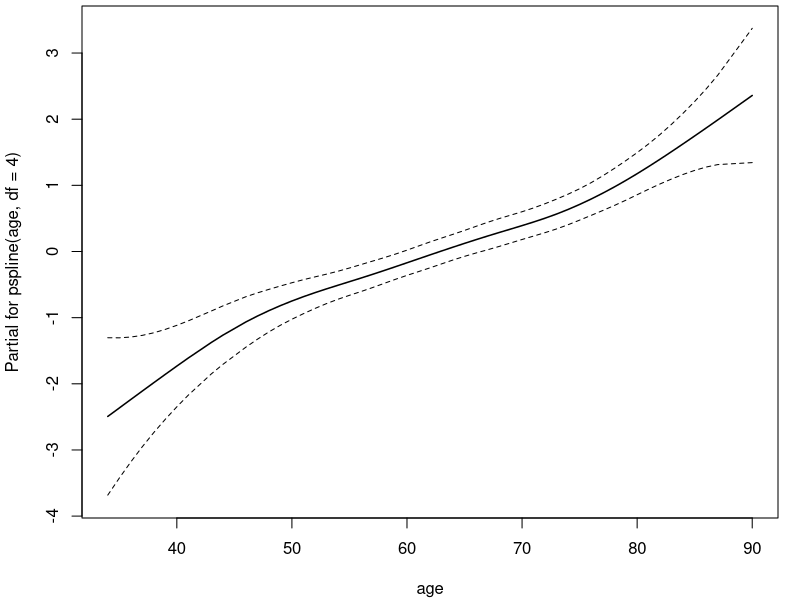
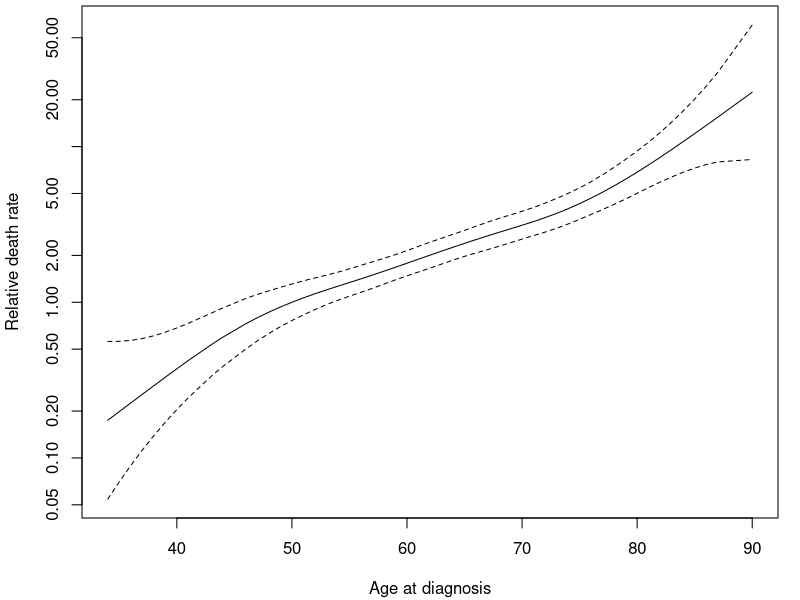
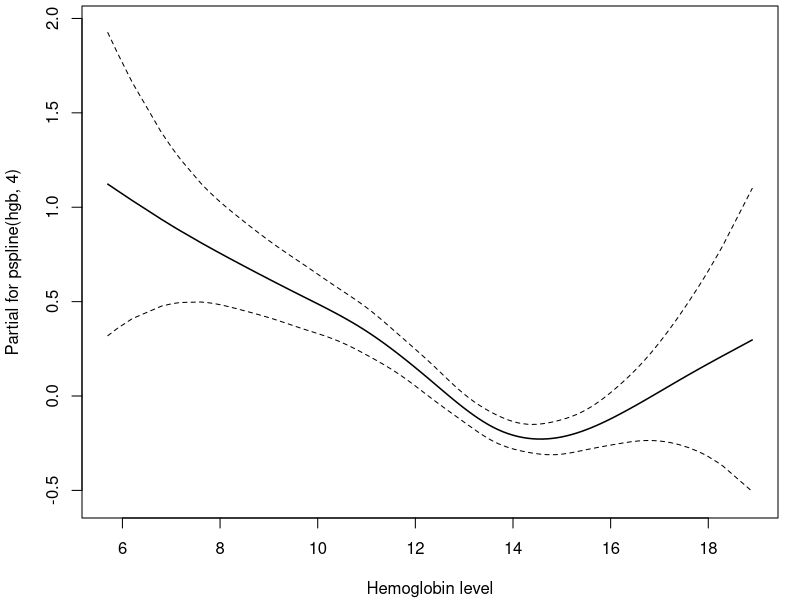
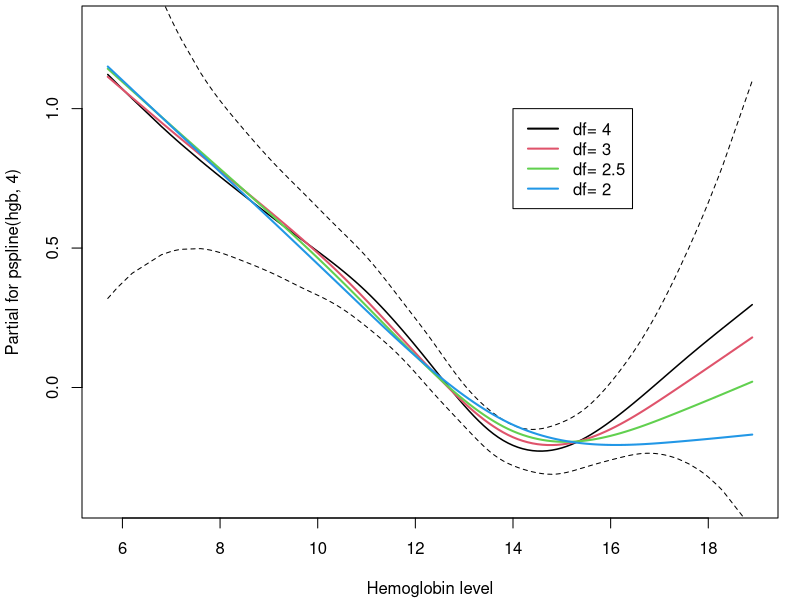
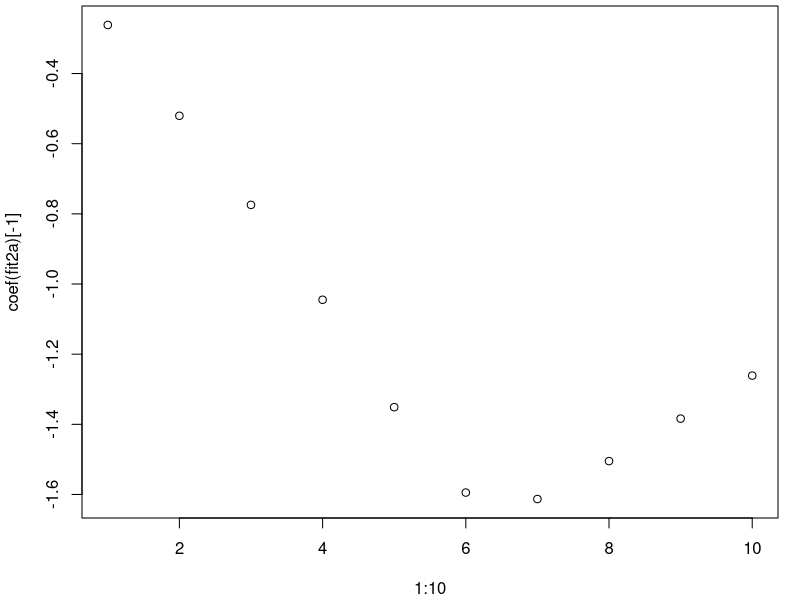
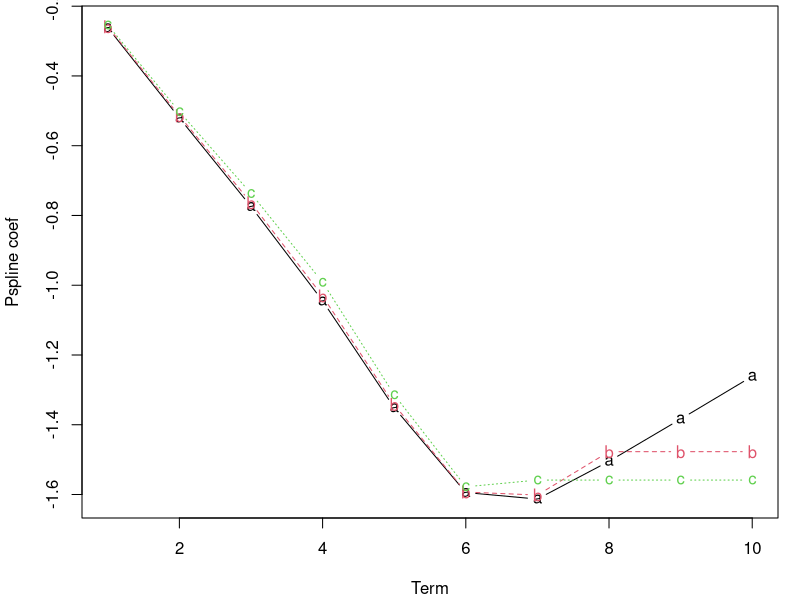
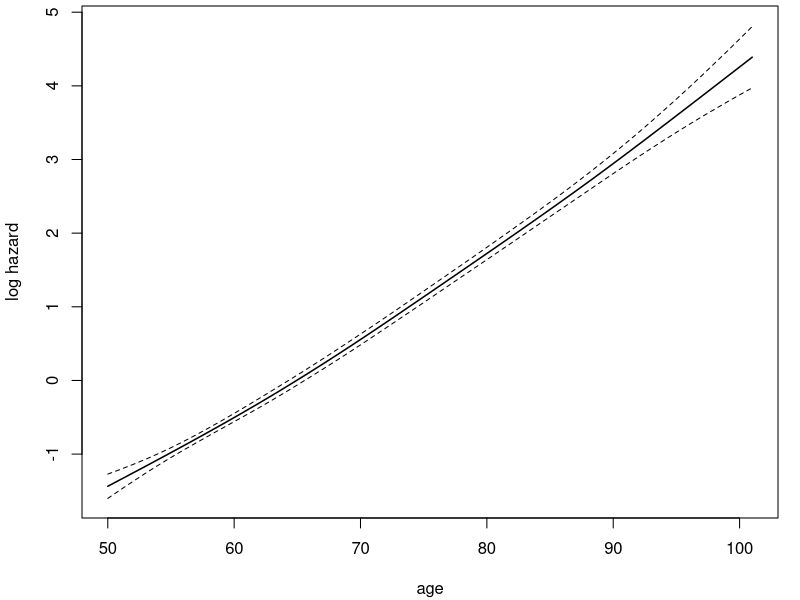
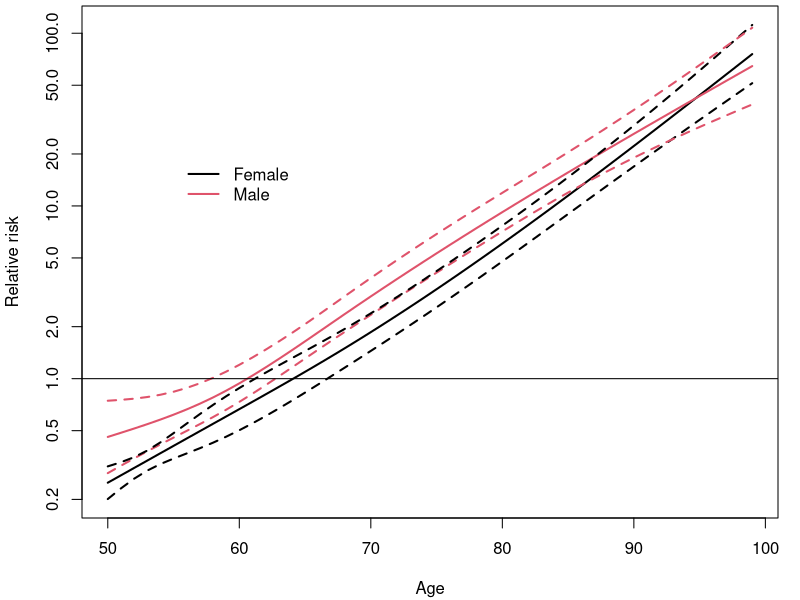

Write the R code that produced these figures, in order.
#!/usr/bin/r

### R code from vignette source 'splines.Rnw'

###################################################
### code chunk number 1: splines.Rnw:21-25
###################################################
options(continue="  ", width=60)
options(SweaveHooks=list(fig=function() par(mar=c(4.1, 4.1, .3, 1.1))))
pdf.options(pointsize=8) #text in graph about the same as regular text
options(contrasts=c("contr.treatment", "contr.poly")) #reset default


###################################################
### code chunk number 2: mplot
###################################################
getOption("SweaveHooks")[["fig"]]()
require(survival)
mfit <- coxph(Surv(futime, death) ~ sex + pspline(age, df=4), data=mgus)
mfit
termplot(mfit, term=2, se=TRUE, col.term=1, col.se=1)


###################################################
### code chunk number 3: mplot2
###################################################
ptemp <- termplot(mfit, se=TRUE, plot=FALSE)
attributes(ptemp)
ptemp$age[1:4,]


###################################################
### code chunk number 4: mplot3
###################################################
getOption("SweaveHooks")[["fig"]]()
ageterm <- ptemp$age  # this will be a data frame
center <- with(ageterm, y[x==50])
ytemp <- ageterm$y + outer(ageterm$se, c(0, -1.96, 1.96), '*')
matplot(ageterm$x, exp(ytemp - center), log='y',
        type='l', lty=c(1,2,2), col=1, 
        xlab="Age at diagnosis", ylab="Relative death rate")


###################################################
### code chunk number 5: hgb
###################################################
getOption("SweaveHooks")[["fig"]]()
fit <- coxph(Surv(futime, death) ~ age + pspline(hgb, 4), mgus2)
fit
termplot(fit, se=TRUE, term=2, col.term=1, col.se=1,
         xlab="Hemoglobin level")


###################################################
### code chunk number 6: df
###################################################
getOption("SweaveHooks")[["fig"]]()
termplot(fit, se=TRUE, col.term=1, col.se=1, term=2,
         xlab="Hemoglobin level", ylim=c(-.4, 1.3))
df <- c(3, 2.5, 2)
for (i in 1:3) {
  tfit <- coxph(Surv(futime, death) ~ age + 
                  pspline(hgb, df[i], nterm=8), mgus2)
  temp <- termplot(tfit, se=FALSE, plot=FALSE, term=2)
  lines(temp$hgb$x, temp$hgb$y, col=i+1, lwd=2)
}
legend(14, 1, paste("df=", c(4, df)), lty=1, col=1:4, lwd=2)


###################################################
### code chunk number 7: fit2a
###################################################
getOption("SweaveHooks")[["fig"]]()
fit2a <- coxph(Surv(futime, death) ~ age + pspline(hgb, 2.5, nterm=8), mgus2)
coef(fit2a)
plot(1:10, coef(fit2a)[-1])


###################################################
### code chunk number 8: fit2b
###################################################
getOption("SweaveHooks")[["fig"]]()
temp <- c(1:7, 8,8,8)
fit2b <- coxph(Surv(futime, death) ~ age + 
                 pspline(hgb, 2.5, nterm=8, combine=temp), 
               data= mgus2)
temp2 <- c(1:6, 7,7,7,7)
fit2c <- coxph(Surv(futime, death) ~ age + 
                 pspline(hgb, 2.5, nterm=8, combine=temp2), 
               data= mgus2)
matplot(1:10, cbind(coef(fit2a)[-1], coef(fit2b)[temp+1], 
                    coef(fit2c)[temp2+1]), type='b', pch='abc',
        xlab="Term", ylab="Pspline coef")


###################################################
### code chunk number 9: fit1
###################################################
getOption("SweaveHooks")[["fig"]]()
options(show.signif.stars=FALSE) # display intelligence
fit1 <- coxph(Surv(futime, death) ~ sex + pspline(age, 3), data=flchain)
fit1
termplot(fit1, term=2, se=TRUE, col.term=1, col.se=1,
         ylab="log hazard")


###################################################
### code chunk number 10: nfit
###################################################
options(show.signif.stars=FALSE)  # display statistical intellegence
require(splines, quietly=TRUE)
nfit1 <- coxph(Surv(futime, death) ~ sex + age, flchain)
nfit2 <- coxph(Surv(futime, death) ~ sex + ns(age, df=3), flchain)
nfit3 <- coxph(Surv(futime, death) ~ sex * ns(age, df=3), flchain)
anova(nfit1, nfit2, nfit3)


###################################################
### code chunk number 11: nfit2
###################################################
getOption("SweaveHooks")[["fig"]]()
pdata <- expand.grid(age= 50:99, sex=c("F", "M"))
pdata[1:5,]

ypred <- predict(nfit3, newdata=pdata, se=TRUE)
yy <- ypred$fit + outer(ypred$se, c(0, -1.96, 1.96), '*')
matplot(50:99, exp(matrix(yy, ncol=6)), type='l', lty=c(1,1,2,2,2,2),
        lwd=2, col=1:2, log='y',
        xlab="Age", ylab="Relative risk")
legend(55, 20, c("Female", "Male"), lty=1, lwd=2, col=1:2, bty='n')
abline(h=1)


###################################################
### code chunk number 12: fit2
###################################################
agem <- with(flchain, ifelse(sex=="M", age, 60))
agef <- with(flchain, ifelse(sex=="F", age, 60))
fit2 <- coxph(Surv(futime, death) ~ sex + pspline(agef, df=3)
              + pspline(agem, df=3), data=flchain)
anova(fit2, fit1)


###################################################
### code chunk number 13: plot2
###################################################
getOption("SweaveHooks")[["fig"]]()
# predictions
pdata2 <- pdata
pdata2$agem <- with(pdata2, ifelse(sex=="M", age, 60))
pdata2$agef <- with(pdata2, ifelse(sex=="F", age, 60))
ypred2 <- predict(fit2, pdata2, se=TRUE)
yy <- ypred2$fit + outer(ypred2$se, c(0, -1.96, 1.96), '*')

# reference
refdata <- data.frame(sex='F', agef=65, agem=60)
ref <- predict(fit2, newdata=refdata, type="lp")

# plot
matplot(50:99, exp(matrix(yy-ref, ncol=6)), type='l', lty=c(1,1,2,2,2,2),
        lwd=2, col=1:2, log='y',
        xlab="Age", ylab="Relative risk")
legend(55, 20, c("Female", "Male"), lty=1, lwd=2, col=1:2, bty='n')
abline(h=1)

